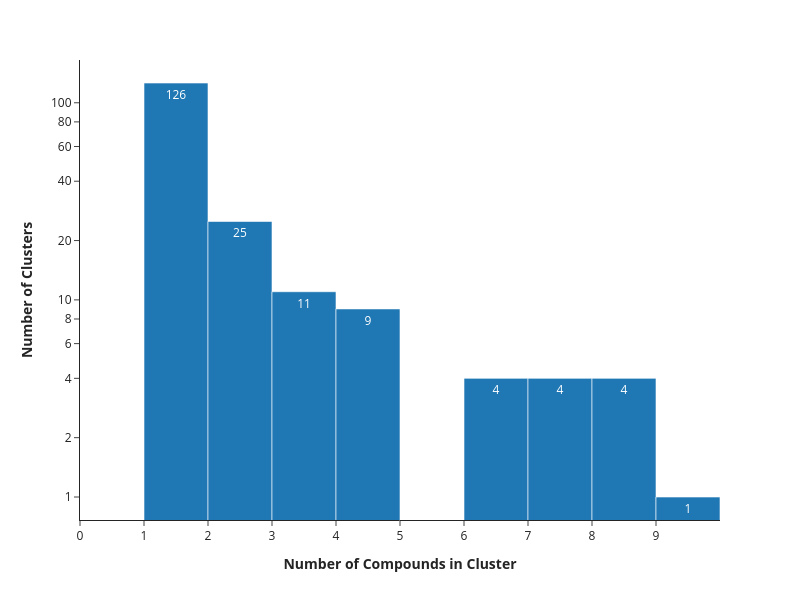

The code cell stored with this chart in its notebook:
### Code cell
# plot_bar_chart(no_singlets_ccs)
fig = plot_bar_chart(cluster_counts)
fig.update_traces(xbins=dict( # bins used for histogram
        start=0.0,
        end=65.0,
        size=1
    ))
fig.update_xaxes(range=[0, 10], tickvals=[0, 1, 2, 3, 4, 5, 6, 7, 8, 9,])
fig.show()

### Figure 1 — Plotly figure (JSON) as saved in the notebook; plotly's stock layout.template omitted (floating-point values rounded to 4 significant figures; data arrays with more than 128 entries replaced by an {"elided": "..."} marker saying what was removed)
{"data": [{"bingroup": "x", "hovertemplate": "count=%{y}<extra></extra>", "legendgroup": "", "marker": {"color": "#1F77B4", "pattern": {"shape": ""}}, "name": "", "nbinsx": 64, "orientation": "v", "showlegend": false, "texttemplate": "%{value}", "type": "histogram", "x": {"elided": "188 int values"}, "xaxis": "x", "xbins": {"end": 65, "size": 1, "start": 0}, "yaxis": "y"}], "layout": {"barmode": "relative", "height": 600, "legend": {"tracegroupgap": 0}, "margin": {"t": 60}, "width": 800, "xaxis": {"anchor": "y", "domain": [0, 1], "range": [0, 10], "tickvals": [0, 1, 2, 3, 4, 5, 6, 7, 8, 9], "title": {"text": "<b> Number of Compounds in Cluster </b>"}}, "yaxis": {"anchor": "x", "domain": [0, 1], "tickvals": [1, 2, 4, 6, 8, 10, 20, 40, 60, 80, 100, 200, 400, 600, 800], "title": {"text": "<b> Number of Clusters </b>"}, "type": "log"}}}
